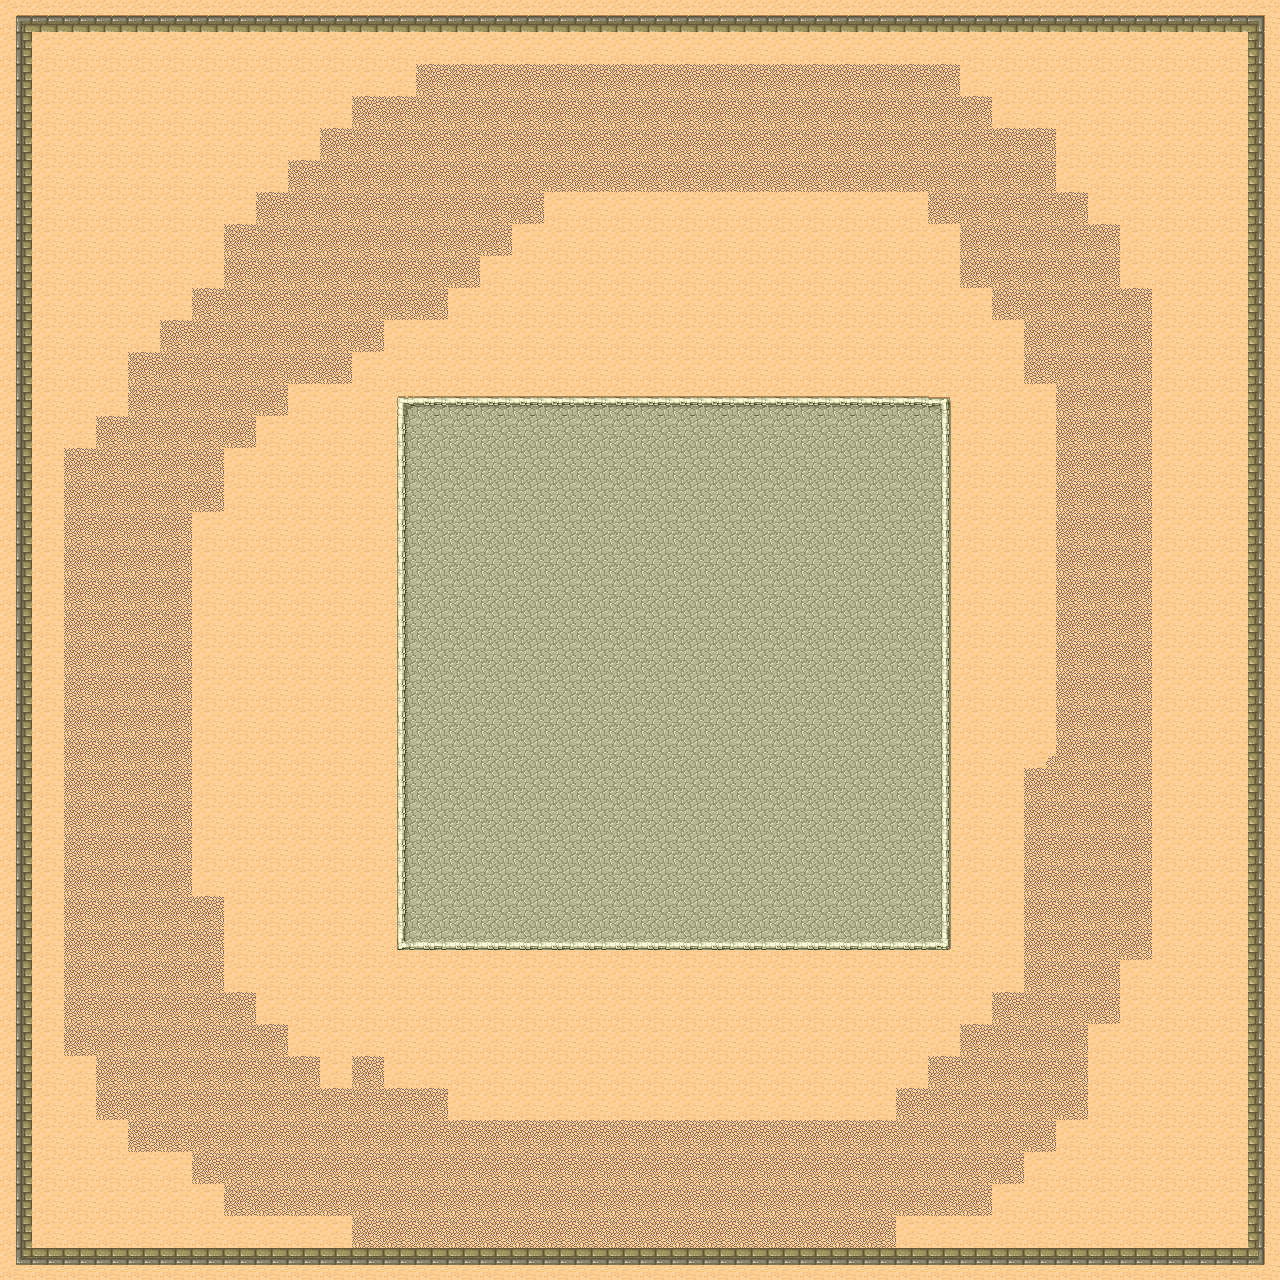

The image is a tile-based game level rendered from a .tmx file. Its description and source (layers, tilesets, objects; grid data summarised) follow:
An orthogonal 40x40 tile map with 32x32 px tiles, 5 tile layers (Ground, RedPellets, PurplePellets, YellowPellets, ...), 2 tilesets.

<map version="1.0" orientation="orthogonal" width="40" height="40" tilewidth="32" tileheight="32">
 <tileset firstgid="1" name="Desert" tilewidth="32" tileheight="32" spacing="1" margin="1">
  <image source="tmw_desert_spacing.png" width="265" height="199" />
  <tile id="0">
   <properties>
    <property name="Obstacle" value="1" />
   </properties>
  </tile>
  <tile id="1">
   <properties>
    <property name="Obstacle" value="1" />
   </properties>
  </tile>
  <tile id="2">
   <properties>
    <property name="Obstacle" value="1" />
   </properties>
  </tile>
  <tile id="8">
   <properties>
    <property name="Obstacle" value="1" />
   </properties>
  </tile>
  <tile id="10">
   <properties>
    <property name="Obstacle" value="1" />
   </properties>
  </tile>
  <tile id="16">
   <properties>
    <property name="Obstacle" value="1" />
   </properties>
  </tile>
  <tile id="17">
   <properties>
    <property name="Obstacle" value="1" />
   </properties>
  </tile>
  <tile id="18">
   <properties>
    <property name="Obstacle" value="1" />
   </properties>
  </tile>
  <tile id="30">
   <properties>
    <property name="bluefood" value="2" />
    <property name="greenfood" value="3" />
    <property name="redfood" value="1" />
   </properties>
  </tile>
  <tile id="38">
   <properties>
    <property name="Creatercolour" value="1" />
   </properties>
  </tile>
 </tileset>
 <tileset firstgid="49" name="test" tilewidth="32" tileheight="32">
  <image source="test.png" width="96" height="96" />
  <tile id="0">
   <properties>
    <property name="GreenFood" value="1" />
   </properties>
  </tile>
  <tile id="1">
   <properties>
    <property name="RedFood" value="1" />
   </properties>
  </tile>
  <tile id="2">
   <properties>
    <property name="BlueFood" value="1" />
   </properties>
  </tile>
  <tile id="3">
   <properties>
    <property name="GreenFood" value="2" />
   </properties>
  </tile>
  <tile id="4">
   <properties>
    <property name="RedFood" value="2" />
   </properties>
  </tile>
  <tile id="5">
   <properties>
    <property name="BlueFood" value="2" />
   </properties>
  </tile>
  <tile id="6">
   <properties>
    <property name="GreenFood" value="3" />
   </properties>
  </tile>
  <tile id="7">
   <properties>
    <property name="RedFood" value="3" />
   </properties>
  </tile>
  <tile id="8">
   <properties>
    <property name="BlueFood" value="3" />
   </properties>
  </tile>
 </tileset>
 <layer name="Ground" width="40" height="40">
  <data>[1600 cells, 1600 non-empty, 20 distinct tile ids]</data>
 </layer>
 <layer name="RedPellets" width="40" height="40">
  <data>[1600 cells, 0 non-empty, 0 distinct tile ids]</data>
 </layer>
 <layer name="PurplePellets" width="40" height="40">
  <data>[1600 cells, 0 non-empty, 0 distinct tile ids]</data>
 </layer>
 <layer name="YellowPellets" width="40" height="40">
  <data>[1600 cells, 0 non-empty, 0 distinct tile ids]</data>
 </layer>
 <layer name="Creatures" width="40" height="40">
  <data>[1600 cells, 0 non-empty, 0 distinct tile ids]</data>
 </layer>
</map>
